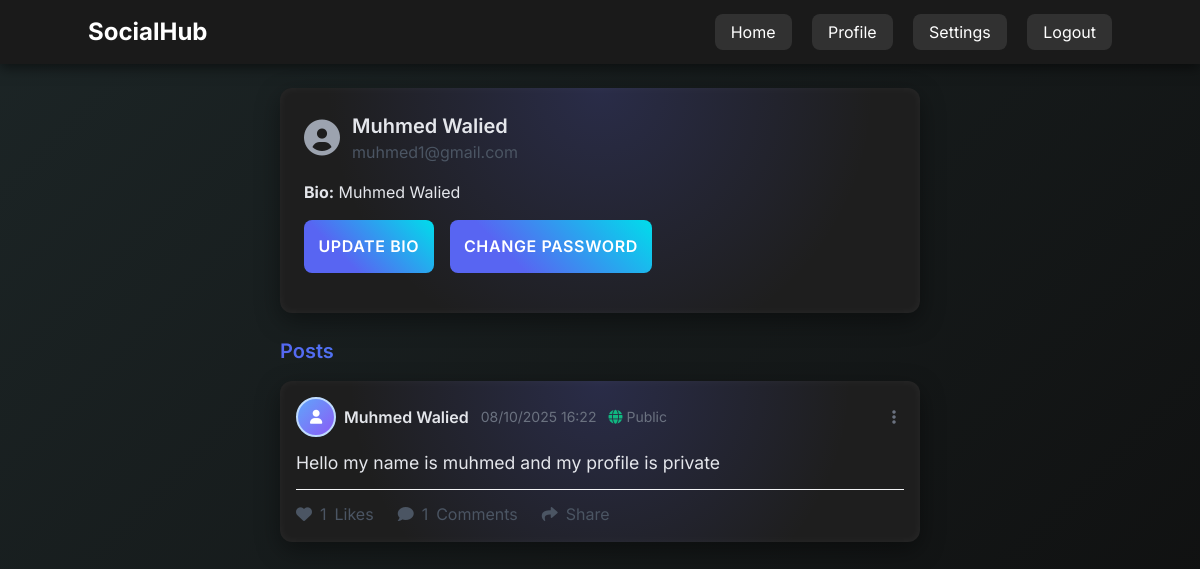
Screenshot of /profile/ (signed in) with the database file from the repository.
### core/models.py (models this page shows, shortened)
class User(AbstractBaseUser, PermissionsMixin):
    id = models.AutoField(primary_key=True)
    f_name = models.CharField(max_length=255, null=False)
    l_name = models.CharField(max_length=255, null=False)
    email = models.EmailField(unique=True, null=False)
    is_verified = models.BooleanField(default=False)
    is_active = models.BooleanField(default=True)
    is_staff = models.BooleanField(default=False)
    created_at = models.DateTimeField(default=timezone.now)
    objects = UserManager()
    USERNAME_FIELD = 'email'
    REQUIRED_FIELDS = ['f_name', 'l_name']

class Profile(models.Model):
    user = models.OneToOneField(User, on_delete=models.CASCADE)
    bio = models.CharField(max_length=100, blank=True)
    avatar = models.CharField(max_length=255, blank=True)
    created_at = models.DateTimeField(auto_now_add=True)
    updated_at = models.DateTimeField(auto_now=True)
    slug = models.SlugField(max_length=255, null=True, blank=True)

class Post(models.Model):
    PRIVACY_CHOICES = (
        ('public', 'Public'),
        ('private', 'Private'),
    )
    id = models.AutoField(primary_key=True)
    body = models.TextField(null=False)
    image = models.ImageField(upload_to='post_images/', blank=True, null=True)
    privacy = models.CharField(max_length=20, choices=PRIVACY_CHOICES, default='public')
    user = models.ForeignKey(User, on_delete=models.CASCADE)
    status = models.CharField(max_length=255, blank=True)
    created_at = models.DateTimeField(default=timezone.now)
    updated_at = models.DateTimeField(auto_now=True)

### core/views.py (the view, shortened to what this page needs)
# urls.py: path('profile/', views.profile_view, name='current_profile'),
@login_required
def profile_view(request, slug=None):
    if slug is None:
        user = request.user
        is_owner = True
    else:
        profile = get_object_or_404(Profile, slug=slug)
        user = profile.user
        is_owner = (user == request.user)
    profile = user.profile
    if not is_owner:
        setting = Setting.objects.filter(user=user).first()
        profile_visibility = setting.profile_visibility if setting else 'public'
        is_private = (profile_visibility == 'private')
    else:
        is_private = False
    if is_owner or not is_private:
        posts = Post.objects.filter(user=user).order_by('-created_at')
    else:
        posts = []
    context = {
        'user': user,
        'profile': profile,
        'posts': posts,
        'is_owner': is_owner,
        'is_private': is_private,
    }
    return render(request, 'core/profile.html', context)

### core/templates/core/profile.html (shortened to what this page needs)
{% load static %}
{% load widget_tweaks %}
<!DOCTYPE html>
<html lang="en" dir="ltr">
<head>
    {% load static %}
    <link href="https://cdn.jsdelivr.net/npm/tailwindcss@2.2.19/dist/tailwind.min.css" rel="stylesheet" />
    <link href="https://cdnjs.cloudflare.com/ajax/libs/font-awesome/6.0.0-beta3/css/all.min.css" rel="stylesheet" />
    <link rel="stylesheet" href="{% static 'css/profile.css' %}">
</head>
<body class="min-h-screen">
    <nav class="navbar p-4 shadow-lg">
        <div class="container mx-auto flex justify-between items-center">
            <a href="{% url 'home' %}" class="text-white text-2xl font-bold">SocialHub</a>
            <div class="space-x-4">
                <a href="{% url 'home' %}" class="nav-link text-white hover:text-gray-200 transition">Home</a>
                <a href="{% url 'current_profile'%}" class="nav-link text-white hover:text-gray-200 transition">Profile</a>
                <a href="{% url 'settings' %}" class="nav-link text-white hover:text-gray-200 transition">Settings</a>
                {% if request.user.is_authenticated %}
                    <a href="{% url 'logout' %}" class="nav-link text-white hover:text-gray-200 transition">Logout</a>
                {% else %}
                    <a href="{% url 'login' %}" class="nav-link text-white hover:text-gray-200 transition">Login</a>
                {% endif %}
            </div>
        </div>
    </nav>
    <div class="container mx-auto px-4 py-6 max-w-2xl content-wrapper">
        <div class="card p-6 mb-6">
            <div class="flex items-center mb-4">
                {% if profile.avatar %}
                    <img src="{{ profile.avatar.url }}" alt="Profile picture" class="avatar mr-3" />
                {% else %}
                    <i class="fas fa-user-circle text-gray-400 mr-3 text-4xl"></i>
                {% endif %}
                <div>
                    <h2 class="text-xl font-semibold text-gray-800 username-link">{{ user.f_name }} {{ user.l_name }}</h2>
                    <p class="text-gray-600">{{ user.email }}</p>
                </div>
            </div>
            <div id="bioDisplay" class="mb-4">
                <p ><strong>Bio:</strong> <span id="bioText">{{ profile.bio|default:"No bio available" }}</span></p>
            </div>
            {% if is_owner %}
                <div class="flex space-x-4 mb-4">
                    <button id="bioBtn" class="btn-primary">
                        {% if profile.bio %}Update Bio{% else %}Add Bio{% endif %}
                    </button>
                    <button id="changePasswordBtn" class="btn-primary">Change Password</button>
                </div>
            {% endif %}
        </div>
        {% if not is_private or is_owner %}
            <h3 class="text-xl font-semibold mb-4 gradient-text">Posts</h3>
            {% if posts %}
                {% for post in posts %}
                    <div class="post-card card p-4 mb-6" data-post-id="{{ post.id }}">
                        <div class="meta flex items-center mb-3 justify-between">
                            <div class="flex items-center">
                                <a href="{% if post.user == request.user %}{% url 'current_profile' %}{% else %}{% url 'profile' post.user.profile.slug %}{% endif %}" class="flex items-center">
                                    {% if post.user.profile.avatar %}
                                        <img src="{{ post.user.profile.avatar.url }}" alt="Avatar" class="avatar mr-2" style="width: 40px; height: 40px;" />
                                    {% else %}
                                        <div class="w-10 h-10 rounded-full bg-gradient-to-br from-blue-400 to-purple-500 flex items-center justify-center border-2 border-blue-200 flex-shrink-0 mr-2">
                                            <i class="fas fa-user text-white text-sm"></i>
                                        </div>
                                    {% endif %}
                                    <span class="username-link">{{ post.user.f_name }} {{ post.user.l_name }}</span>
                                </a>
                                <div class="ml-3 flex items-center space-x-3 text-gray-500 text-sm">
                                    <span>{{ post.created_at|date:"m/d/Y H:i" }}</span>
                                    <span class="privacy-indicator">
                                        {% if post.privacy == 'public' %}
                                            <i class="fas fa-globe text-green-500 mr-1"></i>Public
                                        {% else %}
                                            <i class="fas fa-lock text-orange-500 mr-1"></i>Private
                                        {% endif %}
                                    </span>
                                </div>
                            </div>
                            {% if user.is_authenticated and post.user == user %}
                                <div class="relative inline-block text-left">
                                    <button class="options-btn text-gray-500 hover:text-gray-700" data-post-id="{{ post.id }}">
                                        <i class="fas fa-ellipsis-v"></i>
                                    </button>
                                </div>
                            {% endif %}
                        </div>
                        <div class="post-body text-gray-800 mb-3">{{ post.body }}</div>
                        <div class="flex items-center space-x-6 pt-3 border-t border-gray-100">
                            {% if user.is_authenticated %}
                                <button class="like-btn flex items-center space-x-2 text-gray-600 hover:text-red-500 transition-colors {% if post.is_liked %}liked text-red-500{% endif %}" data-post-id="{{ post.id }}">
                                    <i class="fas fa-heart"></i>
                                    <span class="like-count">{{ post.postreact_set.count }}</span>
                                    <span>Likes</span>
                                </button>
                                <button class="comment-btn flex items-center space-x-2 text-gray-600 hover:text-blue-500 transition-colors" data-post-id="{{ post.id }}">
                                    <i class="fas fa-comment"></i>
                                    <span class="comment-count">{{ post.comment_set.count }}</span>
                                    <span>Comments</span>
                                </button>
                                <button class="share-btn flex items-center space-x-2 text-gray-600 hover:text-green-500 transition-colors" data-post-id="{{ post.id }}">
                                    <i class="fas fa-share"></i>
                                    <span>Share</span>
                                </button>
                            {% endif %}
                        </div>
                    </div>
                {% endfor %}
            {% endif %}
        {% endif %}
    </div>
</body>
</html>

### static/css/profile.css (style rules this page uses)
body { background: linear-gradient(135deg, #1c2526 0%, #0f0f0f 100%); color: #e4e6eb; font-family: 'Inter', -apple-system, BlinkMacSystemFont, sans-serif; margin: 0; overflow-x: hidden; min-height: 100vh; }
.navbar { background: #1a1a1a; box-shadow: 0 4px 12px rgba(0, 0, 0, 0.5); position: sticky; top: 0; z-index: 20; }
.navbar a { transition: color 0.3s ease; }
.nav-link { background: rgba(255, 255, 255, 0.1); padding: 0.5rem 1rem; border-radius: 8px; transition: background 0.3s ease, transform 0.2s ease; }
.content-wrapper { position: relative; z-index: 10; }
.card { background: #1e1e1e; border-radius: 12px; box-shadow: 0 8px 24px rgba(0, 0, 0, 0.4), inset 0 0 10px rgba(255, 255, 255, 0.05); position: relative; overflow: hidden; }
.card::before { content: ''; position: absolute; top: 0; left: 0; width: 100%; height: 100%; background: radial-gradient(circle at 50% 0%, rgba(88, 101, 242, 0.2), transparent 70%); pointer-events: none; z-index: 0; }
.card > * { position: relative; z-index: 1; }
.username-link { color: #e4e6eb; font-weight: 600; transition: color 0.3s ease; }
.gradient-text { background: linear-gradient(45deg, #5865f2, #00ddeb); -webkit-background-clip: text; background-clip: text; color: transparent; }
.btn-primary { background: linear-gradient(45deg, #5865f2 30%, #00ddeb 100%); border: none; border-radius: 8px; padding: 0.9rem; font-size: 1rem; font-weight: 600; text-transform: uppercase; letter-spacing: 0.6px; color: #ffffff; transition: transform 0.3s ease, box-shadow 0.3s ease, background 0.3s ease; }
.post-card { animation: fadeInUp 0.6s ease-out forwards; }
.post-body { color: #e4e6eb; font-size: 1.1rem; line-height: 1.6; }
.like-btn, .comment-btn, .share-btn { transition: color 0.3s ease, background 0.3s ease; }
.options-btn { background: none; border: none; padding: 0.5rem; cursor: pointer; }

### rows the page displays
User: f_name "Muhmed", l_name "Walied", email "muhmed1@gmail.com"
Profile: bio "Muhmed Walied"
Post: user.f_name "Muhmed", user.l_name "Walied", created_at "08/10/2025 16:22", privacy "public" (drawn), body "Hello my name is muhmed and my profile is private", postreact_set.count "1", comment_set.count "1"
